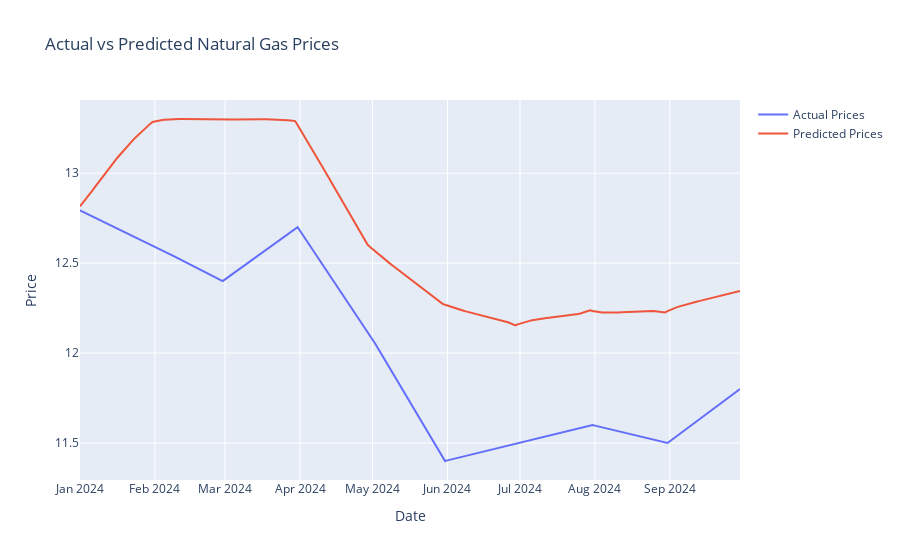

Here is the notebook cell this chart was saved with:
### Code cell
import plotly.graph_objects as go

fig = go.Figure()
fig.add_trace(go.Scatter(x=test_data.index, y=test_data['Prices'], mode='lines', name='Actual Prices'))
fig.add_trace(go.Scatter(x=predicted_data.index, y=predicted_data['Predicted_Prices'], mode='lines', name='Predicted Prices'))
fig.update_layout(title='Actual vs Predicted Natural Gas Prices',
                  xaxis_title='Date',
                  yaxis_title='Price')
fig.show()

### Figure 1 — Plotly figure (JSON) as saved in the notebook; plotly's stock layout.template omitted (floating-point values rounded to 4 significant figures; data arrays with more than 128 entries replaced by an {"elided": "..."} marker saying what was removed)
{"data": [{"mode": "lines", "name": "Actual Prices", "type": "scatter", "x": {"elided": "274 str values"}, "y": {"elided": "274 float values"}}, {"mode": "lines", "name": "Predicted Prices", "type": "scatter", "x": {"elided": "274 str values"}, "y": {"elided": "274 float values"}}], "layout": {"title": {"text": "Actual vs Predicted Natural Gas Prices"}, "xaxis": {"title": {"text": "Date"}}, "yaxis": {"title": {"text": "Price"}}}}
